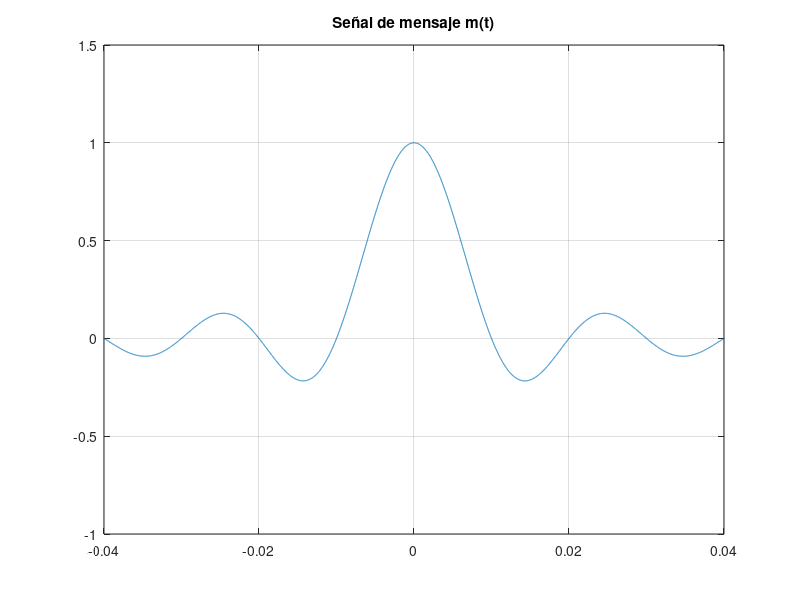
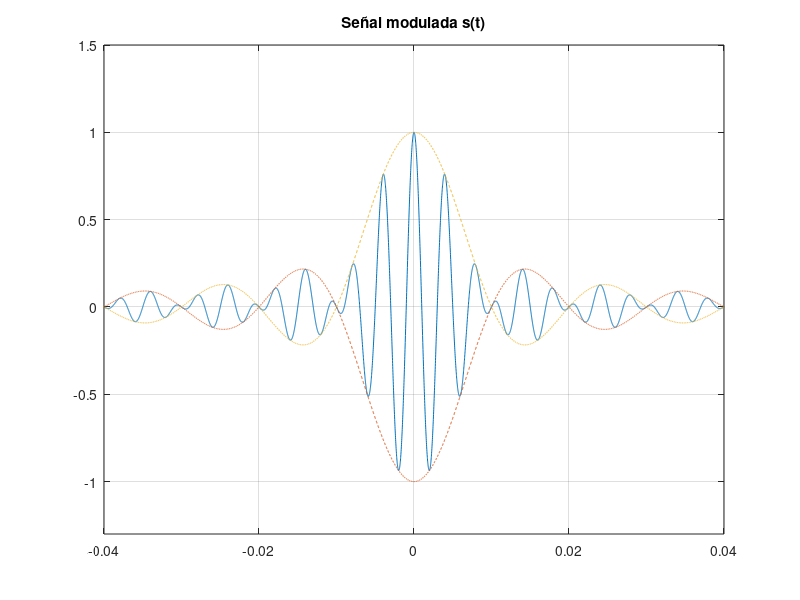
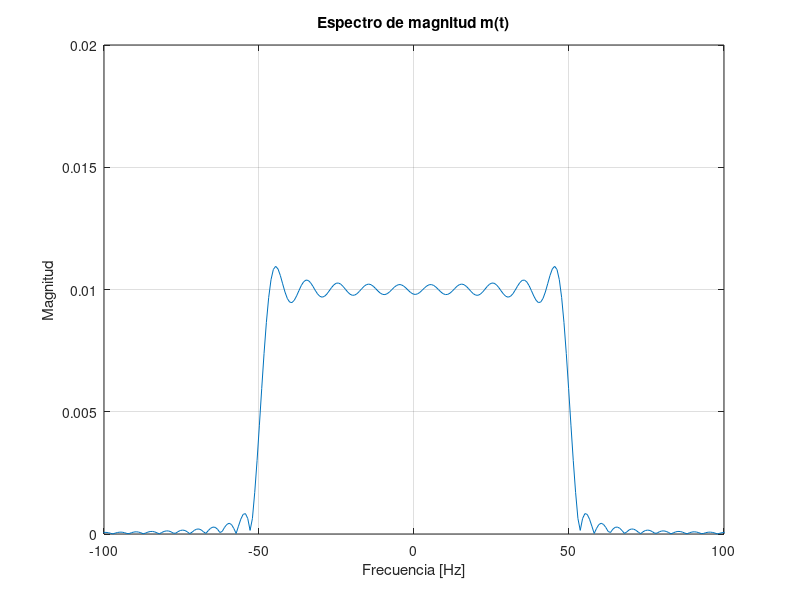
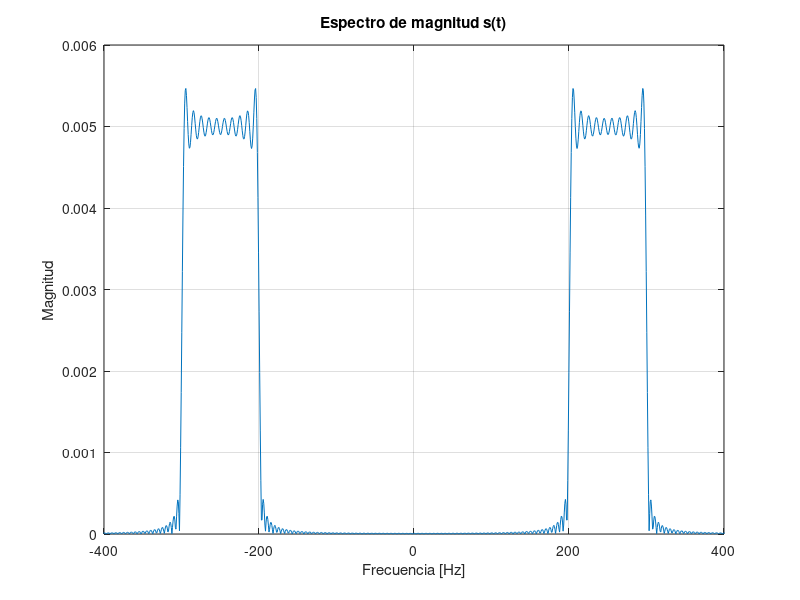

Reproduce these figures in MATLAB, in order.
clear all
close all

to=.1;
fm=75000;
tm=1/fm;
t=-.4:tm:.4;


%señal modulada
m=(sinc(100*t)).*(t>=-to & t<=to);
figure(1)
plot(t,m)
title('Señal de mensaje m(t)')
axis([-0.04 0.04 -1 1.5])
grid

%portadora
c=cos(500*pi*t);
ybsb_sc= m.*c;
figure(2)
plot(t,ybsb_sc)
title('Señal modulada s(t)')
hold on
plot(t,-m,'--')
plot(t,m,'--')
axis([-0.04 0.04 -1.3 1.5])
grid

%Espectro de magnitud de la señal moduladora m(t)
n=100000; %Armonicos
M=fftshift(fft(m,n))*tm;
f=linspace(-fm/2, fm/2, n); %se usa la "n" en la función linspace para poder hacer el vector del mismo tamaño que el M
figure(3)
plot(f,abs(M))
axis([-100 100 0 .02])
xlabel('Frecuencia [Hz]') 
ylabel('Magnitud')
title('Espectro de magnitud m(t)')
grid

%Espectro de magnitud de la señal moduladora ybsb_sc = s(t)
s=m.*c;
S=fftshift(fft(s,n))*tm;
f=linspace(-fm/2, fm/2, n); %se usa la "n" en la función linspace para poder hacer el vector del mismo tamaño que el M
figure(4)
plot(f,abs(S))
axis([-400 400 0 .006])
xlabel('Frecuencia [Hz]') 
ylabel('Magnitud')
title('Espectro de magnitud s(t)')
grid

%Demodulación
%Paso1: r=s(t).*c(t)
r=ybsb_sc.*c;
figure(5)
plot(t,r)
title('r(t)=s(t)*c(t)')
axis([-0.035 .035 -0.25 1.1])
grid

%Paso 2: Obtener el espectro de la señal r(t)
R=fftshift(fft(r,n))*tm;
f=linspace(-fm/2, fm/2, n); %se usa la "n" en la función linspace para poder hacer el vector del mismo tamaño que el M
figure(6)
plot(f,abs(R))
axis([-800 800 0 .006])
xlabel('Frecuencia [Hz]') 
ylabel('Magnitud')
title('Espectro de magnitud r(t)')
grid

%Paso 3: Diseñar el filtro

h=600*sinc(600*t);
figure(7)
plot(t,h,'m')
axis([-.15 0.15 -30 101])
title('Filtro h(t)')
grid

%Paso 4: Espectro del filtro
H=fftshift(fft(h,n))*tm;
f=linspace(-fm/2, fm/2, n); %se usa la "n" en la función linspace para poder hacer el vector del mismo tamaño que el M
figure(8);
plot(f,abs(H),'m');
axis([-700 700 -0.1 1.1]);
xlabel('Frecuencia [Hz]') ;
ylabel('Magnitud')
title('Espectro del filtro h(t)')
grid

%Paso 5: Multiplico el espectro del filtro * el espectro de la señal r(t) Fig 6
%ESPRECTRO DE LA SEÑAL RECUPERADA
m_rec=R.*H;
figure(9)
plot(f,abs(m_rec),'r')
hold on
plot(f, abs(M),'b')
title('Espectro r(t) * Espectro h(t)')
legend('Señal Recuperada', 'Señal original')
axis([-85 85 0 .015])
grid

%Paso 6: Señal recuperada haciendo la convolución
m_rec=conv(r,h, 'same')*tm;
figure(10)
plot(t,2*m_rec,'r')
hold on
plot(t,m,'b')
title('Señal Recuperada y Señal Original')
legend('Señal recuperada', 'Señal original ')
axis([-0.04 .04 -0.25 1.1])
grid
